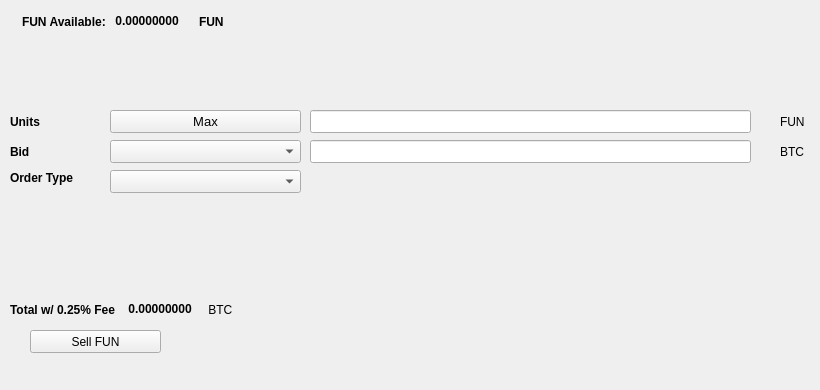
   <widget class="QWidget" name="SellTab">
    <attribute name="title">
     <string>Sell</string>
    </attribute>
    <widget class="QLabel" name="label_16">
     <property name="geometry">
      <rect>
       <x>780</x>
       <y>140</y>
       <width>31</width>
       <height>23</height>
      </rect>
     </property>
     <property name="text">
      <string>BTC</string>
     </property>
    </widget>
    <widget class="QComboBox" name="SellBidcomboBox">
     <property name="geometry">
      <rect>
       <x>110</x>
       <y>140</y>
       <width>191</width>
       <height>23</height>
      </rect>
     </property>
     <property name="font">
      <font>
       <pointsize>10</pointsize>
      </font>
     </property>
    </widget>
    <widget class="QLabel" name="label_18">
     <property name="geometry">
      <rect>
       <x>10</x>
       <y>110</y>
       <width>46</width>
       <height>23</height>
      </rect>
     </property>
     <property name="font">
      <font>
       <weight>75</weight>
       <bold>true</bold>
      </font>
     </property>
     <property name="text">
      <string>Units</string>
     </property>
    </widget>
    <widget class="QPushButton" name="Sell_Max_Amount">
     <property name="geometry">
      <rect>
       <x>110</x>
       <y>110</y>
       <width>191</width>
       <height>23</height>
      </rect>
     </property>
     <property name="font">
      <font>
       <pointsize>10</pointsize>
      </font>
     </property>
     <property name="text">
      <string>Max</string>
     </property>
    </widget>
    <widget class="QLabel" name="label_20">
     <property name="geometry">
      <rect>
       <x>10</x>
       <y>170</y>
       <width>91</width>
       <height>16</height>
      </rect>
     </property>
     <property name="font">
      <font>
       <weight>75</weight>
       <bold>true</bold>
      </font>
     </property>
     <property name="text">
      <string>Order Type</string>
     </property>
    </widget>
    <widget class="QComboBox" name="SellOrdertypeCombo">
     <property name="geometry">
      <rect>
       <x>110</x>
       <y>170</y>
       <width>191</width>
       <height>23</height>
      </rect>
     </property>
     <property name="font">
      <font>
       <pointsize>10</pointsize>
      </font>
     </property>
    </widget>
    <widget class="QLabel" name="label_21">
     <property name="geometry">
      <rect>
       <x>10</x>
       <y>140</y>
       <width>46</width>
       <height>23</height>
      </rect>
     </property>
     <property name="font">
      <font>
       <weight>75</weight>
       <bold>true</bold>
      </font>
     </property>
     <property name="text">
      <string>Bid</string>
     </property>
    </widget>
    <widget class="QLabel" name="label_22">
     <property name="geometry">
      <rect>
       <x>780</x>
       <y>110</y>
       <width>31</width>
       <height>23</height>
      </rect>
     </property>
     <property name="text">
      <string>FUN</string>
     </property>
    </widget>
    <widget class="QLineEdit" name="UnitsInputFUN">
     <property name="geometry">
      <rect>
       <x>310</x>
       <y>110</y>
       <width>441</width>
       <height>23</height>
      </rect>
     </property>
     <property name="font">
      <font>
       <pointsize>9</pointsize>
       <weight>75</weight>
       <bold>true</bold>
      </font>
     </property>
    </widget>
    <widget class="QLineEdit" name="SellBidPriceEdit">
     <property name="geometry">
      <rect>
       <x>310</x>
       <y>140</y>
       <width>441</width>
       <height>23</height>
      </rect>
     </property>
     <property name="font">
      <font>
       <pointsize>9</pointsize>
       <weight>75</weight>
       <bold>true</bold>
      </font>
     </property>
    </widget>
    <widget class="QPushButton" name="SellFUNBTN">
     <property name="geometry">
      <rect>
       <x>30</x>
       <y>330</y>
       <width>131</width>
       <height>23</height>
      </rect>
     </property>
     <property name="text">
      <string>Sell FUN</string>
     </property>
     <property name="icon">
      <iconset resource="../funcoin">
       <normaloff>:/icons/bitcoin</normaloff>:/icons/bitcoin</iconset>
     </property>
    </widget>
    <widget class="QWidget" name="layoutWidget3">
     <property name="geometry">
      <rect>
       <x>22</x>
       <y>12</y>
       <width>258</width>
       <height>19</height>
      </rect>
     </property>
     <layout class="QHBoxLayout" name="horizontalLayout">
      <item>
       <widget class="QLabel" name="label232_2">
        <property name="font">
         <font>
          <weight>75</weight>
          <bold>true</bold>
         </font>
        </property>
        <property name="text">
         <string>FUN Available:</string>
        </property>
       </widget>
      </item>
      <item>
       <widget class="QLabel" name="FUNAvailableLabel">
        <property name="palette">
         <palette>
          <active>
           <colorrole role="WindowText">
            <brush brushstyle="SolidPattern">
             <color alpha="255">
              <red>0</red>
              <green>0</green>
              <blue>0</blue>
             </color>
            </brush>
           </colorrole>
           <colorrole role="Button">
            <brush brushstyle="SolidPattern">
             <color alpha="255">
              <red>0</red>
              <green>170</green>
              <blue>0</blue>
             </color>
            </brush>
           </colorrole>
           <colorrole role="Light">
            <brush brushstyle="SolidPattern">
             <color alpha="255">
              <red>0</red>
              <green>255</green>
              <blue>0</blue>
             </color>
            </brush>
           </colorrole>
           <colorrole role="Midlight">
            <brush brushstyle="SolidPattern">
             <color alpha="255">
              <red>0</red>
              <green>212</green>
              <blue>0</blue>
             </color>
            </brush>
           </colorrole>
           <colorrole role="Dark">
            <brush brushstyle="SolidPattern">
             <color alpha="255">
              <red>0</red>
              <green>85</green>
              <blue>0</blue>
             </color>
            </brush>
           </colorrole>
           <colorrole role="Mid">
            <brush brushstyle="SolidPattern">
             <color alpha="255">
              <red>0</red>
              <green>113</green>
              <blue>0</blue>
             </color>
            </brush>
           </colorrole>
           <colorrole role="Text">
            <brush brushstyle="SolidPattern">
             <color alpha="255">
              <red>0</red>
              <green>170</green>
              <blue>0</blue>
             </color>
            </brush>
           </colorrole>
           <colorrole role="BrightText">
            <brush brushstyle="SolidPattern">
             <color alpha="255">
              <red>255</red>
              <green>255</green>
              <blue>255</blue>
             </color>
            </brush>
           </colorrole>
           <colorrole role="ButtonText">
            <brush brushstyle="SolidPattern">
             <color alpha="255">
              <red>0</red>
              <green>0</green>
              <blue>0</blue>
             </color>
            </brush>
           </colorrole>
           <colorrole role="Base">
            <brush brushstyle="SolidPattern">
             <color alpha="255">
              <red>255</red>
              <green>255</green>
              <blue>255</blue>
             </color>
            </brush>
           </colorrole>
           <colorrole role="Window">
            <brush brushstyle="SolidPattern">
             <color alpha="255">
              <red>0</red>
              <green>170</green>
              <blue>0</blue>
             </color>
            </brush>
           </colorrole>
           <colorrole role="Shadow">
            <brush brushstyle="SolidPattern">
             <color alpha="255">
              <red>0</red>
              <green>0</green>
              <blue>0</blue>
             </color>
            </brush>
           </colorrole>
           <colorrole role="AlternateBase">
            <brush brushstyle="SolidPattern">
             <color alpha="255">
              <red>127</red>
              <green>212</green>
              <blue>127</blue>
             </color>
            </brush>
           </colorrole>
           <colorrole role="ToolTipBase">
            <brush brushstyle="SolidPattern">
             <color alpha="255">
              <red>255</red>
              <green>255</green>
              <blue>220</blue>
             </color>
            </brush>
           </colorrole>
           <colorrole role="ToolTipText">
            <brush brushstyle="SolidPattern">
             <color alpha="255">
              <red>0</red>
              <green>0</green>
              <blue>0</blue>
             </color>
            </brush>
           </colorrole>
          </active>
          <inactive>
           <colorrole role="WindowText">
            <brush brushstyle="SolidPattern">
             <color alpha="255">
              <red>0</red>
              <green>0</green>
              <blue>0</blue>
             </color>
            </brush>
           </colorrole>
           <colorrole role="Button">
            <brush brushstyle="SolidPattern">
             <color alpha="255">
              <red>0</red>
              <green>170</green>
              <blue>0</blue>
             </color>
            </brush>
           </colorrole>
           <colorrole role="Light">
            <brush brushstyle="SolidPattern">
             <color alpha="255">
              <red>0</red>
              <green>255</green>
              <blue>0</blue>
             </color>
            </brush>
           </colorrole>
           <colorrole role="Midlight">
            <brush brushstyle="SolidPattern">
             <color alpha="255">
              <red>0</red>
              <green>212</green>
              <blue>0</blue>
             </color>
            </brush>
           </colorrole>
           <colorrole role="Dark">
            <brush brushstyle="SolidPattern">
             <color alpha="255">
              <red>0</red>
              <green>85</green>
              <blue>0</blue>
             </color>
            </brush>
           </colorrole>
           <colorrole role="Mid">
            <brush brushstyle="SolidPattern">
             <color alpha="255">
              <red>0</red>
              <green>113</green>
              <blue>0</blue>
             </color>
            </brush>
           </colorrole>
           <colorrole role="Text">
            <brush brushstyle="SolidPattern">
             <color alpha="255">
              <red>0</red>
              <green>170</green>
              <blue>0</blue>
             </color>
            </brush>
           </colorrole>
           <colorrole role="BrightText">
            <brush brushstyle="SolidPattern">
             <color alpha="255">
              <red>255</red>
              <green>255</green>
              <blue>255</blue>
             </color>
            </brush>
           </colorrole>
           <colorrole role="ButtonText">
            <brush brushstyle="SolidPattern">
             <color alpha="255">
              <red>0</red>
              <green>0</green>
              <blue>0</blue>
             </color>
            </brush>
           </colorrole>
           <colorrole role="Base">
            <brush brushstyle="SolidPattern">
             <color alpha="255">
              <red>255</red>
              <green>255</green>
              <blue>255</blue>
             </color>
            </brush>
           </colorrole>
           <colorrole role="Window">
            <brush brushstyle="SolidPattern">
             <color alpha="255">
              <red>0</red>
              <green>170</green>
              <blue>0</blue>
             </color>
            </brush>
           </colorrole>
           <colorrole role="Shadow">
            <brush brushstyle="SolidPattern">
             <color alpha="255">
              <red>0</red>
              <green>0</green>
              <blue>0</blue>
             </color>
            </brush>
           </colorrole>
           <colorrole role="AlternateBase">
            <brush brushstyle="SolidPattern">
             <color alpha="255">
              <red>127</red>
              <green>212</green>
              <blue>127</blue>
             </color>
            </brush>
           </colorrole>
           <colorrole role="ToolTipBase">
            <brush brushstyle="SolidPattern">
             <color alpha="255">
              <red>255</red>
              <green>255</green>
              <blue>220</blue>
             </color>
            </brush>
           </colorrole>
           <colorrole role="ToolTipText">
            <brush brushstyle="SolidPattern">
             <color alpha="255">
              <red>0</red>
              <green>0</green>
              <blue>0</blue>
             </color>
            </brush>
           </colorrole>
          </inactive>
          <disabled>
           <colorrole role="WindowText">
            <brush brushstyle="SolidPattern">
             <color alpha="255">
              <red>0</red>
              <green>85</green>
              <blue>0</blue>
             </color>
            </brush>
           </colorrole>
           <colorrole role="Button">
            <brush brushstyle="SolidPattern">
             <color alpha="255">
              <red>0</red>
              <green>170</green>
              <blue>0</blue>
             </color>
            </brush>
           </colorrole>
           <colorrole role="Light">
            <brush brushstyle="SolidPattern">
             <color alpha="255">
              <red>0</red>
              <green>255</green>
              <blue>0</blue>
             </color>
            </brush>
           </colorrole>
           <colorrole role="Midlight">
            <brush brushstyle="SolidPattern">
             <color alpha="255">
              <red>0</red>
              <green>212</green>
              <blue>0</blue>
             </color>
            </brush>
           </colorrole>
           <colorrole role="Dark">
            <brush brushstyle="SolidPattern">
             <color alpha="255">
              <red>0</red>
              <green>85</green>
              <blue>0</blue>
             </color>
            </brush>
           </colorrole>
           <colorrole role="Mid">
            <brush brushstyle="SolidPattern">
             <color alpha="255">
              <red>0</red>
              <green>113</green>
              <blue>0</blue>
             </color>
            </brush>
           </colorrole>
           <colorrole role="Text">
            <brush brushstyle="SolidPattern">
             <color alpha="255">
              <red>0</red>
              <green>85</green>
              <blue>0</blue>
             </color>
            </brush>
           </colorrole>
           <colorrole role="BrightText">
            <brush brushstyle="SolidPattern">
             <color alpha="255">
              <red>255</red>
              <green>255</green>
              <blue>255</blue>
             </color>
            </brush>
           </colorrole>
           <colorrole role="ButtonText">
            <brush brushstyle="SolidPattern">
             <color alpha="255">
              <red>0</red>
              <green>85</green>
              <blue>0</blue>
             </color>
            </brush>
           </colorrole>
           <colorrole role="Base">
            <brush brushstyle="SolidPattern">
             <color alpha="255">
              <red>0</red>
              <green>170</green>
              <blue>0</blue>
             </color>
            </brush>
           </colorrole>
           <colorrole role="Window">
            <brush brushstyle="SolidPattern">
             <color alpha="255">
              <red>0</red>
              <green>170</green>
              <blue>0</blue>
             </color>
            </brush>
           </colorrole>
           <colorrole role="Shadow">
            <brush brushstyle="SolidPattern">
             <color alpha="255">
              <red>0</red>
              <green>0</green>
              <blue>0</blue>
             </color>
            </brush>
           </colorrole>
           <colorrole role="AlternateBase">
            <brush brushstyle="SolidPattern">
             <color alpha="255">
              <red>0</red>
              <green>170</green>
              <blue>0</blue>
             </color>
            </brush>
           </colorrole>
           <colorrole role="ToolTipBase">
            <brush brushstyle="SolidPattern">
             <color alpha="255">
              <red>255</red>
              <green>255</green>
              <blue>220</blue>
             </color>
            </brush>
           </colorrole>
           <colorrole role="ToolTipText">
            <brush brushstyle="SolidPattern">
             <color alpha="255">
              <red>0</red>
              <green>0</green>
              <blue>0</blue>
             </color>
            </brush>
           </colorrole>
          </disabled>
         </palette>
        </property>
        <property name="font">
         <font>
          <weight>75</weight>
          <bold>true</bold>
         </font>
        </property>
        <property name="text">
         <string> 0.00000000 </string>
        </property>
        <property name="textInteractionFlags">
         <set>Qt::LinksAccessibleByMouse|Qt::TextSelectableByKeyboard|Qt::TextSelectableByMouse</set>
        </property>
       </widget>
      </item>
      <item>
       <widget class="QLabel" name="labelFUN">
        <property name="font">
         <font>
          <weight>75</weight>
          <bold>true</bold>
         </font>
        </property>
        <property name="text">
         <string>FUN</string>
        </property>
       </widget>
      </item>
     </layout>
    </widget>
    <widget class="QWidget" name="layoutWidget">
     <property name="geometry">
      <rect>
       <x>10</x>
       <y>300</y>
       <width>268</width>
       <height>19</height>
      </rect>
     </property>
     <layout class="QHBoxLayout" name="horizontalLayout_2">
      <item>
       <widget class="QLabel" name="label_19">
        <property name="font">
         <font>
          <weight>75</weight>
          <bold>true</bold>
         </font>
        </property>
        <property name="text">
         <string>Total w/ 0.25% Fee </string>
        </property>
       </widget>
      </item>
      <item>
       <widget class="QLabel" name="SellCostLabel">
        <property name="palette">
         <palette>
          <active>
           <colorrole role="WindowText">
            <brush brushstyle="SolidPattern">
             <color alpha="255">
              <red>0</red>
              <green>0</green>
              <blue>0</blue>
             </color>
            </brush>
           </colorrole>
           <colorrole role="Button">
            <brush brushstyle="SolidPattern">
             <color alpha="255">
              <red>0</red>
              <green>170</green>
              <blue>0</blue>
             </color>
            </brush>
           </colorrole>
           <colorrole role="Light">
            <brush brushstyle="SolidPattern">
             <color alpha="255">
              <red>0</red>
              <green>255</green>
              <blue>0</blue>
             </color>
            </brush>
           </colorrole>
           <colorrole role="Midlight">
            <brush brushstyle="SolidPattern">
             <color alpha="255">
              <red>0</red>
              <green>212</green>
              <blue>0</blue>
             </color>
            </brush>
           </colorrole>
           <colorrole role="Dark">
            <brush brushstyle="SolidPattern">
             <color alpha="255">
              <red>0</red>
              <green>85</green>
              <blue>0</blue>
             </color>
            </brush>
           </colorrole>
           <colorrole role="Mid">
            <brush brushstyle="SolidPattern">
             <color alpha="255">
              <red>0</red>
              <green>113</green>
              <blue>0</blue>
             </color>
            </brush>
           </colorrole>
           <colorrole role="Text">
            <brush brushstyle="SolidPattern">
             <color alpha="255">
              <red>0</red>
              <green>170</green>
              <blue>0</blue>
             </color>
            </brush>
           </colorrole>
           <colorrole role="BrightText">
            <brush brushstyle="SolidPattern">
             <color alpha="255">
              <red>255</red>
              <green>255</green>
              <blue>255</blue>
             </color>
            </brush>
           </colorrole>
           <colorrole role="ButtonText">
            <brush brushstyle="SolidPattern">
             <color alpha="255">
              <red>0</red>
              <green>0</green>
              <blue>0</blue>
             </color>
            </brush>
           </colorrole>
           <colorrole role="Base">
            <brush brushstyle="SolidPattern">
             <color alpha="255">
              <red>255</red>
              <green>255</green>
              <blue>255</blue>
             </color>
            </brush>
           </colorrole>
           <colorrole role="Window">
            <brush brushstyle="SolidPattern">
             <color alpha="255">
              <red>0</red>
              <green>170</green>
              <blue>0</blue>
             </color>
            </brush>
           </colorrole>
           <colorrole role="Shadow">
            <brush brushstyle="SolidPattern">
             <color alpha="255">
              <red>0</red>
              <green>0</green>
              <blue>0</blue>
             </color>
            </brush>
           </colorrole>
           <colorrole role="AlternateBase">
            <brush brushstyle="SolidPattern">
             <color alpha="255">
              <red>127</red>
              <green>212</green>
              <blue>127</blue>
             </color>
            </brush>
           </colorrole>
           <colorrole role="ToolTipBase">
            <brush brushstyle="SolidPattern">
             <color alpha="255">
              <red>255</red>
              <green>255</green>
              <blue>220</blue>
             </color>
            </brush>
           </colorrole>
           <colorrole role="ToolTipText">
            <brush brushstyle="SolidPattern">
             <color alpha="255">
              <red>0</red>
              <green>0</green>
              <blue>0</blue>
             </color>
            </brush>
           </colorrole>
          </active>
          <inactive>
           <colorrole role="WindowText">
            <brush brushstyle="SolidPattern">
             <color alpha="255">
              <red>0</red>
              <green>0</green>
              <blue>0</blue>
             </color>
            </brush>
           </colorrole>
           <colorrole role="Button">
            <brush brushstyle="SolidPattern">
             <color alpha="255">
              <red>0</red>
              <green>170</green>
              <blue>0</blue>
             </color>
            </brush>
           </colorrole>
           <colorrole role="Light">
            <brush brushstyle="SolidPattern">
             <color alpha="255">
              <red>0</red>
              <green>255</green>
              <blue>0</blue>
             </color>
            </brush>
           </colorrole>
           <colorrole role="Midlight">
            <brush brushstyle="SolidPattern">
             <color alpha="255">
              <red>0</red>
              <green>212</green>
              <blue>0</blue>
             </color>
            </brush>
           </colorrole>
           <colorrole role="Dark">
            <brush brushstyle="SolidPattern">
             <color alpha="255">
              <red>0</red>
              <green>85</green>
              <blue>0</blue>
             </color>
            </brush>
           </colorrole>
           <colorrole role="Mid">
            <brush brushstyle="SolidPattern">
             <color alpha="255">
              <red>0</red>
              <green>113</green>
              <blue>0</blue>
             </color>
            </brush>
           </colorrole>
           <colorrole role="Text">
            <brush brushstyle="SolidPattern">
             <color alpha="255">
              <red>0</red>
              <green>170</green>
              <blue>0</blue>
             </color>
            </brush>
           </colorrole>
           <colorrole role="BrightText">
            <brush brushstyle="SolidPattern">
             <color alpha="255">
              <red>255</red>
              <green>255</green>
              <blue>255</blue>
             </color>
            </brush>
           </colorrole>
           <colorrole role="ButtonText">
            <brush brushstyle="SolidPattern">
             <color alpha="255">
              <red>0</red>
              <green>0</green>
              <blue>0</blue>
             </color>
            </brush>
           </colorrole>
           <colorrole role="Base">
            <brush brushstyle="SolidPattern">
             <color alpha="255">
              <red>255</red>
              <green>255</green>
              <blue>255</blue>
             </color>
            </brush>
           </colorrole>
           <colorrole role="Window">
            <brush brushstyle="SolidPattern">
             <color alpha="255">
              <red>0</red>
              <green>170</green>
              <blue>0</blue>
             </color>
            </brush>
           </colorrole>
           <colorrole role="Shadow">
            <brush brushstyle="SolidPattern">
             <color alpha="255">
              <red>0</red>
              <green>0</green>
              <blue>0</blue>
             </color>
            </brush>
           </colorrole>
           <colorrole role="AlternateBase">
            <brush brushstyle="SolidPattern">
             <color alpha="255">
              <red>127</red>
              <green>212</green>
              <blue>127</blue>
             </color>
            </brush>
           </colorrole>
           <colorrole role="ToolTipBase">
            <brush brushstyle="SolidPattern">
             <color alpha="255">
              <red>255</red>
              <green>255</green>
              <blue>220</blue>
             </color>
            </brush>
           </colorrole>
           <colorrole role="ToolTipText">
            <brush brushstyle="SolidPattern">
             <color alpha="255">
              <red>0</red>
              <green>0</green>
              <blue>0</blue>
             </color>
            </brush>
           </colorrole>
          </inactive>
          <disabled>
           <colorrole role="WindowText">
            <brush brushstyle="SolidPattern">
             <color alpha="255">
              <red>0</red>
              <green>85</green>
              <blue>0</blue>
             </color>
            </brush>
           </colorrole>
           <colorrole role="Button">
            <brush brushstyle="SolidPattern">
             <color alpha="255">
              <red>0</red>
              <green>170</green>
              <blue>0</blue>
             </color>
            </brush>
           </colorrole>
           <colorrole role="Light">
            <brush brushstyle="SolidPattern">
             <color alpha="255">
              <red>0</red>
              <green>255</green>
              <blue>0</blue>
             </color>
            </brush>
           </colorrole>
           <colorrole role="Midlight">
            <brush brushstyle="SolidPattern">
             <color alpha="255">
              <red>0</red>
              <green>212</green>
              <blue>0</blue>
             </color>
            </brush>
           </colorrole>
           <colorrole role="Dark">
            <brush brushstyle="SolidPattern">
             <color alpha="255">
              <red>0</red>
              <green>85</green>
              <blue>0</blue>
             </color>
            </brush>
           </colorrole>
           <colorrole role="Mid">
            <brush brushstyle="SolidPattern">
             <color alpha="255">
              <red>0</red>
              <green>113</green>
              <blue>0</blue>
             </color>
            </brush>
           </colorrole>
           <colorrole role="Text">
            <brush brushstyle="SolidPattern">
             <color alpha="255">
              <red>0</red>
              <green>85</green>
              <blue>0</blue>
             </color>
            </brush>
           </colorrole>
           <colorrole role="BrightText">
            <brush brushstyle="SolidPattern">
             <color alpha="255">
              <red>255</red>
              <green>255</green>
              <blue>255</blue>
             </color>
            </brush>
           </colorrole>
           <colorrole role="ButtonText">
            <brush brushstyle="SolidPattern">
             <color alpha="255">
              <red>0</red>
              <green>85</green>
              <blue>0</blue>
             </color>
            </brush>
           </colorrole>
           <colorrole role="Base">
            <brush brushstyle="SolidPattern">
             <color alpha="255">
              <red>0</red>
              <green>170</green>
              <blue>0</blue>
             </color>
            </brush>
           </colorrole>
           <colorrole role="Window">
            <brush brushstyle="SolidPattern">
             <color alpha="255">
              <red>0</red>
              <green>170</green>
              <blue>0</blue>
             </color>
            </brush>
           </colorrole>
           <colorrole role="Shadow">
            <brush brushstyle="SolidPattern">
             <color alpha="255">
              <red>0</red>
              <green>0</green>
              <blue>0</blue>
             </color>
            </brush>
           </colorrole>
           <colorrole role="AlternateBase">
            <brush brushstyle="SolidPattern">
             <color alpha="255">
              <red>0</red>
              <green>170</green>
              <blue>0</blue>
             </color>
            </brush>
           </colorrole>
           <colorrole role="ToolTipBase">
            <brush brushstyle="SolidPattern">
             <color alpha="255">
              <red>255</red>
              <green>255</green>
              <blue>220</blue>
             </color>
            </brush>
           </colorrole>
           <colorrole role="ToolTipText">
            <brush brushstyle="SolidPattern">
             <color alpha="255">
              <red>0</red>
              <green>0</green>
              <blue>0</blue>
             </color>
            </brush>
           </colorrole>
          </disabled>
         </palette>
        </property>
        <property name="font">
         <font>
          <weight>75</weight>
          <bold>true</bold>
         </font>
        </property>
        <property name="autoFillBackground">
         <bool>false</bool>
        </property>
        <property name="text">
         <string> 0.00000000</string>
        </property>
        <property name="textInteractionFlags">
         <set>Qt::LinksAccessibleByMouse|Qt::TextSelectableByMouse</set>
        </property>
       </widget>
      </item>
      <item>
       <widget class="QLabel" name="label_17">
        <property name="font">
         <font>
          <weight>50</weight>
          <bold>false</bold>
         </font>
        </property>
        <property name="text">
         <string> BTC</string>
        </property>
       </widget>
      </item>
     </layout>
    </widget>
    <widget class="QLabel" name="label_23">
     <property name="geometry">
      <rect>
       <x>460</x>
       <y>300</y>
       <width>281</width>
       <height>81</height>
      </rect>
     </property>
     <property name="text">
      <string/>
     </property>
     <property name="pixmap">
      <pixmap>:/images/bittrex</pixmap>
     </property>
    </widget>
   </widget>
